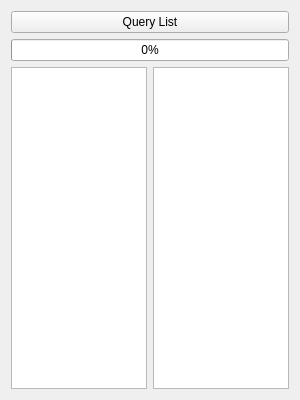
<?xml version="1.0" encoding="UTF-8"?>
<ui version="4.0">
 <class>ListTestWidget</class>
 <widget class="QWidget" name="ListTestWidget">
  <property name="geometry">
   <rect>
    <x>0</x>
    <y>0</y>
    <width>300</width>
    <height>400</height>
   </rect>
  </property>
  <property name="windowTitle">
   <string>Form</string>
  </property>
  <layout class="QVBoxLayout" name="verticalLayout">
   <item>
    <widget class="QPushButton" name="pushButton">
     <property name="text">
      <string>Query List</string>
     </property>
    </widget>
   </item>
   <item>
    <widget class="QProgressBar" name="progressBar">
     <property name="value">
      <number>0</number>
     </property>
    </widget>
   </item>
   <item>
    <layout class="QHBoxLayout" name="horizontalLayout">
     <item>
      <widget class="QTableView" name="listWidget">
       <property name="selectionMode">
        <enum>QAbstractItemView::SingleSelection</enum>
       </property>
       <property name="selectionBehavior">
        <enum>QAbstractItemView::SelectRows</enum>
       </property>
       <attribute name="horizontalHeaderStretchLastSection">
        <bool>true</bool>
       </attribute>
       <attribute name="verticalHeaderVisible">
        <bool>false</bool>
       </attribute>
      </widget>
     </item>
     <item>
      <widget class="QPlainTextEdit" name="textArea">
       <property name="readOnly">
        <bool>true</bool>
       </property>
      </widget>
     </item>
    </layout>
   </item>
  </layout>
 </widget>
 <resources/>
 <connections/>
</ui>
